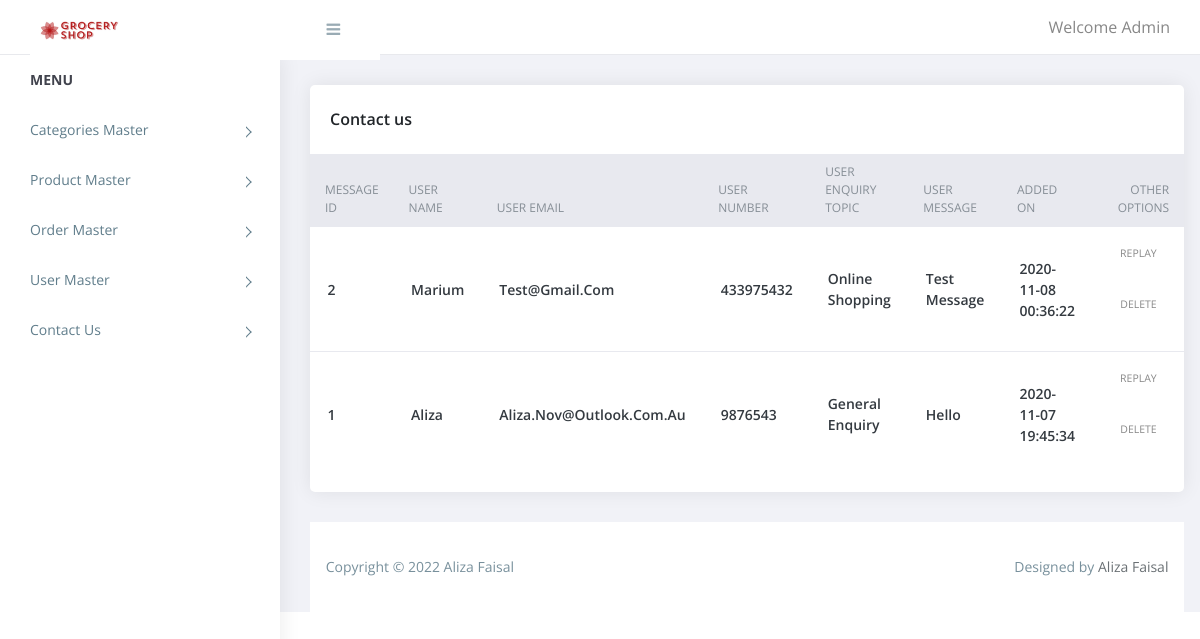
/staff/contact_us.php, run on the app's committed database.
### tables this page shows
CREATE TABLE IF NOT EXISTS `contact_us` (
  `message_id` int(11) NOT NULL AUTO_INCREMENT,
  `user_name` varchar(200) NOT NULL,
  `user_email` varchar(200) NOT NULL,
  `user_number` int(10) NOT NULL,
  `user_EnquiryTopic` varchar(200) NOT NULL,
  `user_message` longtext NOT NULL,
  `added_on` timestamp NOT NULL DEFAULT current_timestamp() ON UPDATE current_timestamp(),
  PRIMARY KEY (`message_id`)
);

### staff/contact_us.php (the view, shortened to what this page needs)
<?php
include('header.inc.php');
$sql = "SELECT * FROM contact_us ORDER BY  added_on desc";
$msgs = array();
$res = mysqli_query($conn, $sql)
or trigger_error("Query Failed! SQL: $sql - Error: ".mysqli_error($conn), E_USER_ERROR);
while($row = mysqli_fetch_array($res)){
    $msgs[] = $row;
}
   ?>
         <div class="content pb-0">
            <div class="orders">
               <div class="row">
                  <div class="col-xl-12">
                     <div class="card">
                        <div class="card-body">
                           <h4 class="box-title"> Contact us </h4>
                        </div>
                        <div class="card-body--">
                           <div class="table-stats order-table ov-h">
                              <table class="table ">
                                 <thead>
                                    <tr>
                                       <th>Message ID</th>
                                       <th>User Name</th>
                                       <th> User email</th>
                                       <th> user number</th>
                                       <th> user enquiry topic</th>
                                       <th> user message</th>
                                       <th> Added on</th>
                                       <th> other options</th>
                                    </tr>
                                 </thead>
                                 <tbody>
                                     <?php
                                     foreach($msgs as $list){?>
                                     <tr>
                                     <td><?php echo $list['message_id'] ?></td>
                                     <td><?php echo $list['user_name'] ?></td>
                                     <td><?php echo $list['user_email'] ?></td>
                                     <td><?php echo $list['user_number'] ?></td>
                                     <td><?php echo $list['user_EnquiryTopic'] ?></td>
                                     <td><?php echo $list['user_message'] ?></td>
                                     <td><?php echo $list['added_on'] ?></td>
                                     <td>
                                         <?php
                                         echo "<span class='badge badge-edit'><a href='replay_msg.php&id=".$list['message_id']."'>replay </a></span>&nbsp;";
                                         ?>
                                            <?php
                                         echo "<span class='badge badge-delete'><a href='?type=delete&id=".$list['message_id']."'>Delete</a></span>&nbsp;";
                                         ?>
                                     </td>
                                     </tr>
                                  <?php   }
                                     ?>
                                 </tbody>
                              </table>
                           </div>
                        </div>
                     </div>
                  </div>
               </div>
            </div>
		  </div>
<?php
include('footer.inc.php');
?>

### staff/assets/css/style.css (style rules this page uses)
body { display: table; font-family: open sans, sans-serif; font-size: 16px; width: 100% }
a, button { text-decoration: none; outline: none!important; color: #878787; -webkit-transition: all .25s ease; transition: all .25s ease }
h1, h2, h3, h4, h5, h6 { margin: 0 }
.pb-0 { padding-bottom: 0 }
.ov-h { overflow: hidden }
.order-table { position: relative }
.order-table:after, .order-table:before { content: ""; position: absolute; top: 0; height: 37px; width: 10px; background: #e8e9ef }
.order-table:after { right: -1px }
.order-table:before { left: -1px }
.order-table tr th { background: #e8e9ef }
.order-table tr td:last-child, .order-table tr th:last-child { text-align: right }
.order-table tr:last-child td { border: none }
.order-table .badge { color: #fff; padding: 10px; text-transform: uppercase; font-weight: 400 }
.content { float: left; padding: 1.875em; width: 100% }
.card { margin-bottom: 1.875em; border-radius: 5px; padding: 0; border: 0 solid transparent; -webkit-box-shadow: 0 0 20px rgba(0, 0, 0, .08); box-shadow: 0 0 20px rgba(0, 0, 0, .08) }
.card .box-title { font-weight: 600; font-size: 1em; padding: 5px 0 }
.card .card-body { float: left; padding: 1.25em; position: relative; width: 100% }
.card h4 { font-size: 1.1rem }
.table-stats table { font-family: open sans }
.table-stats table th, .table-stats table td { border: none; border-bottom: 1px solid #e8e9ef; color: #868e96; font-size: 12px; font-weight: 400; padding: .75em 1.25em; text-transform: uppercase }
.table-stats table td { color: #343a40; font-size: 14px; font-weight: 600; text-transform: capitalize; vertical-align: middle }
@media (max-width:1368px) { .card-body { padding: 15px } }

### data on the page
contact_us: message_id "2", user_name "Marium", user_email "Test@gmail.com", user_number "433975432", user_EnquiryTopic "Online Shopping", user_message "Test Message", added_on "2020-11-08 00:36:22"
contact_us: message_id "1", user_name "Aliza", user_email "Aliza.nov@outlook.com.au", user_number "9876543", user_EnquiryTopic "General Enquiry", user_message "Hello", added_on "2020-11-07 19:45:34"
